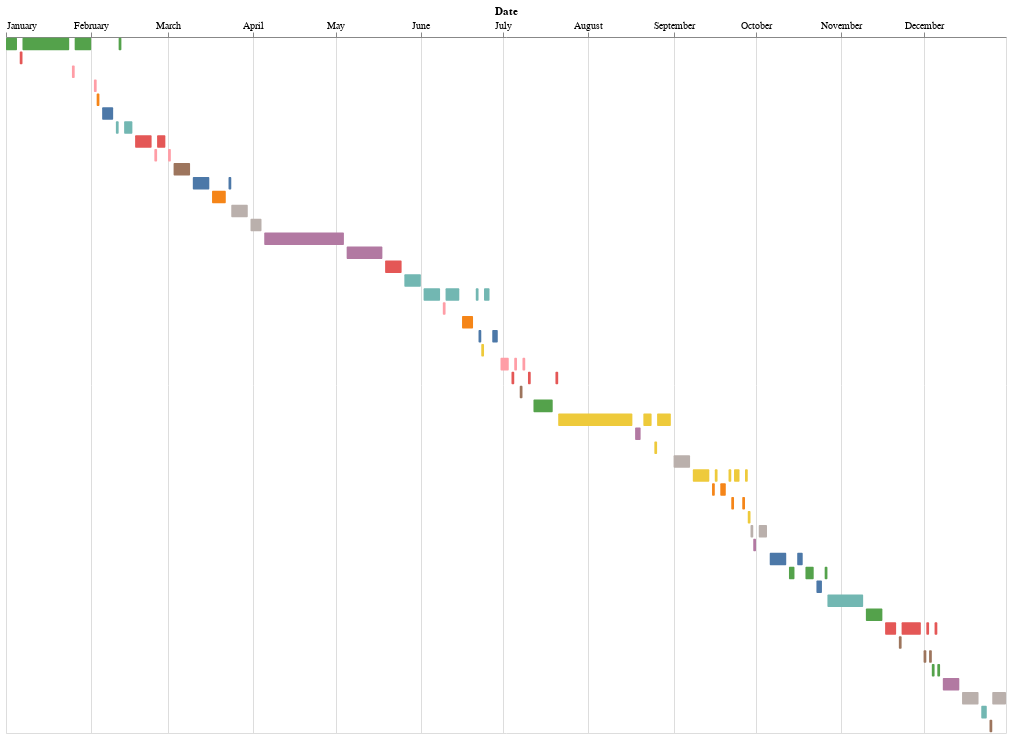

Source (notebook cell):
### Markdown cell above
# Create Gantt Chart

### Code cell
# Create the Gantt chart with merged bars
chart = alt.Chart(grouped_df).mark_bar(cornerRadius=1).encode(
    x=alt.X('yearmonthdate(start_date):T', title='Date', axis=alt.Axis(orient='top', format='%B')),  # Show months only --> datetime format "%B"
    x2='yearmonthdate(end_date):T',
    y=alt.Y('Top Release:N', sort=sorted_movies, axis=None),  # Sort based on the first occurrence
    color=alt.Color('Top Release:N', legend=None)  # FOR Removing the legend
).properties(
    # title='Box Office Winners: Daily Top Release in 2023',
    width=1000,
    height=696
)

chart

### Figure 1 — Vega-Lite specification as saved in the notebook (floating-point values rounded to 4 significant figures)
{"config": {"view": {"continuousWidth": 300, "continuousHeight": 300}}, "data": {"name": "data-f02d49e51fb19684787cd36899c691cd"}, "mark": {"type": "bar", "cornerRadius": 1}, "encoding": {"color": {"field": "Top Release", "legend": null, "type": "nominal"}, "x": {"axis": {"format": "%B", "orient": "top"}, "field": "start_date", "timeUnit": "yearmonthdate", "title": "Date", "type": "temporal"}, "x2": {"field": "end_date", "timeUnit": "yearmonthdate"}, "y": {"axis": null, "field": "Top Release", "sort": ["Avatar: The Way of Water", "M3GAN", "Pathaan", "The Chosen Season 3 Finale", "Knock at the Cabin", "80 for Brady", "Magic Mike's Last Dance", "Ant-Man and the Wasp: Quantumania", "Cocaine Bear", "Creed III", "Scream VI", "Shazam! Fury of the Gods", "John Wick: Chapter 4", "Dungeons & Dragons: Honor Among Thieves", "The Super Mario Bros. Movie", "Guardians of the Galaxy Vol. 3", "Fast X", "The Little Mermaid", "Spider-Man: Across the Spider-Verse", "Transformers: Rise of the Beasts", "The Flash", "Elemental", "No Hard Feelings", "Indiana Jones and the Dial of Destiny", "Sound of Freedom", "Insidious: The Red Door", "Mission: Impossible - Dead Reckoning Part One", "Barbie", "Blue Beetle", "Gran Turismo", "The Equalizer 3", "The Nun II", "A Haunting in Venice", "Expend4bles", "The Blind", "Saw X", "PAW Patrol: The Mighty Movie", "The Exorcist: Believer", "Taylor Swift: The Eras Tour", "Killers of the Flower Moon", "Five Nights at Freddy's", "The Marvels", "The Hunger Games: The Ballad of Songbirds & Snakes", "Wish", "Renaissance: A Film by Beyoncé", "Godzilla Minus One", "The Boy and the Heron", "Wonka", "Aquaman and the Lost Kingdom", "The Color Purple"], "type": "nominal"}}, "height": 696, "width": 1000, "$schema": "https://vega.github.io/schema/vega-lite/v5.20.1.json", "datasets": {"data-f02d49e51fb19684787cd36899c691cd": [{"group": 1, "Top Release": "Wonka", "start_date": "2023-12-26T00:00:00", "end_date": "2023-12-31T00:00:00"}, {"group": 2, "Top Release": "The Color Purple", "start_date": "2023-12-25T00:00:00", "end_date": "2023-12-26T00:00:00"}, {"group": 3, "Top Release": "Aquaman and the Lost Kingdom", "start_date": "2023-12-22T00:00:00", "end_date": "2023-12-24T00:00:00"}, {"group": 4, "Top Release": "Wonka", "start_date": "2023-12-15T00:00:00", "end_date": "2023-12-21T00:00:00"}, {"group": 5, "Top Release": "The Boy and the Heron", "start_date": "2023-12-08T00:00:00", "end_date": "2023-12-14T00:00:00"}, {"group": 6, "Top Release": "Godzilla Minus One", "start_date": "2023-12-06T00:00:00", "end_date": "2023-12-07T00:00:00"}, {"group": 7, "Top Release": "The Hunger Games: The Ballad of Songbirds & Snakes", "start_date": "2023-12-05T00:00:00", "end_date": "2023-12-06T00:00:00"}, {"group": 8, "Top Release": "Godzilla Minus One", "start_date": "2023-12-04T00:00:00", "end_date": "2023-12-05T00:00:00"}, {"group": 9, "Top Release": "Renaissance: A Film by Beyoncé", "start_date": "2023-12-03T00:00:00", "end_date": "2023-12-04T00:00:00"}, {"group": 10, "Top Release": "The Hunger Games: The Ballad of Songbirds & Snakes", "start_date": "2023-12-02T00:00:00", "end_date": "2023-12-03T00:00:00"}, {"group": 11, "Top Release": "Renaissance: A Film by Beyoncé", "start_date": "2023-12-01T00:00:00", "end_date": "2023-12-02T00:00:00"}, {"group": 12, "Top Release": "The Hunger Games: The Ballad of Songbirds & Snakes", "start_date": "2023-11-23T00:00:00", "end_date": "2023-11-30T00:00:00"}, {"group": 13, "Top Release": "Wish", "start_date": "2023-11-22T00:00:00", "end_date": "2023-11-23T00:00:00"}, {"group": 14, "Top Release": "The Hunger Games: The Ballad of Songbirds & Snakes", "start_date": "2023-11-17T00:00:00", "end_date": "2023-11-21T00:00:00"}, {"group": 15, "Top Release": "The Marvels", "start_date": "2023-11-10T00:00:00", "end_date": "2023-11-16T00:00:00"}, {"group": 16, "Top Release": "Five Nights at Freddy's", "start_date": "2023-10-27T00:00:00", "end_date": "2023-11-09T00:00:00"}, {"group": 17, "Top Release": "Taylor Swift: The Eras Tour", "start_date": "2023-10-26T00:00:00", "end_date": "2023-10-27T00:00:00"}, {"group": 18, "Top Release": "Killers of the Flower Moon", "start_date": "2023-10-23T00:00:00", "end_date": "2023-10-25T00:00:00"}, {"group": 19, "Top Release": "Taylor Swift: The Eras Tour", "start_date": "2023-10-19T00:00:00", "end_date": "2023-10-22T00:00:00"}, {"group": 20, "Top Release": "The Exorcist: Believer", "start_date": "2023-10-16T00:00:00", "end_date": "2023-10-18T00:00:00"}, {"group": 21, "Top Release": "Taylor Swift: The Eras Tour", "start_date": "2023-10-13T00:00:00", "end_date": "2023-10-15T00:00:00"}, {"group": 22, "Top Release": "The Exorcist: Believer", "start_date": "2023-10-06T00:00:00", "end_date": "2023-10-12T00:00:00"}, {"group": 23, "Top Release": "Saw X", "start_date": "2023-10-02T00:00:00", "end_date": "2023-10-05T00:00:00"}, {"group": 24, "Top Release": "PAW Patrol: The Mighty Movie", "start_date": "2023-09-30T00:00:00", "end_date": "2023-10-01T00:00:00"}, {"group": 25, "Top Release": "Saw X", "start_date": "2023-09-29T00:00:00", "end_date": "2023-09-30T00:00:00"}, {"group": 26, "Top Release": "The Blind", "start_date": "2023-09-28T00:00:00", "end_date": "2023-09-29T00:00:00"}, {"group": 27, "Top Release": "The Nun II", "start_date": "2023-09-27T00:00:00", "end_date": "2023-09-28T00:00:00"}, {"group": 28, "Top Release": "Expend4bles", "start_date": "2023-09-26T00:00:00", "end_date": "2023-09-27T00:00:00"}, {"group": 29, "Top Release": "The Nun II", "start_date": "2023-09-23T00:00:00", "end_date": "2023-09-25T00:00:00"}, {"group": 30, "Top Release": "Expend4bles", "start_date": "2023-09-22T00:00:00", "end_date": "2023-09-23T00:00:00"}, {"group": 31, "Top Release": "The Nun II", "start_date": "2023-09-21T00:00:00", "end_date": "2023-09-22T00:00:00"}, {"group": 32, "Top Release": "A Haunting in Venice", "start_date": "2023-09-18T00:00:00", "end_date": "2023-09-20T00:00:00"}, {"group": 33, "Top Release": "The Nun II", "start_date": "2023-09-16T00:00:00", "end_date": "2023-09-17T00:00:00"}, {"group": 34, "Top Release": "A Haunting in Venice", "start_date": "2023-09-15T00:00:00", "end_date": "2023-09-16T00:00:00"}, {"group": 35, "Top Release": "The Nun II", "start_date": "2023-09-08T00:00:00", "end_date": "2023-09-14T00:00:00"}, {"group": 36, "Top Release": "The Equalizer 3", "start_date": "2023-09-01T00:00:00", "end_date": "2023-09-07T00:00:00"}, {"group": 37, "Top Release": "Barbie", "start_date": "2023-08-26T00:00:00", "end_date": "2023-08-31T00:00:00"}, {"group": 38, "Top Release": "Gran Turismo", "start_date": "2023-08-25T00:00:00", "end_date": "2023-08-26T00:00:00"}, {"group": 39, "Top Release": "Barbie", "start_date": "2023-08-21T00:00:00", "end_date": "2023-08-24T00:00:00"}, {"group": 40, "Top Release": "Blue Beetle", "start_date": "2023-08-18T00:00:00", "end_date": "2023-08-20T00:00:00"}, {"group": 41, "Top Release": "Barbie", "start_date": "2023-07-21T00:00:00", "end_date": "2023-08-17T00:00:00"}, {"group": 42, "Top Release": "Sound of Freedom", "start_date": "2023-07-20T00:00:00", "end_date": "2023-07-21T00:00:00"}, {"group": 43, "Top Release": "Mission: Impossible - Dead Reckoning Part One", "start_date": "2023-07-12T00:00:00", "end_date": "2023-07-19T00:00:00"}, {"group": 44, "Top Release": "Sound of Freedom", "start_date": "2023-07-10T00:00:00", "end_date": "2023-07-11T00:00:00"}, {"group": 45, "Top Release": "Indiana Jones and the Dial of Destiny", "start_date": "2023-07-08T00:00:00", "end_date": "2023-07-09T00:00:00"}, {"group": 46, "Top Release": "Insidious: The Red Door", "start_date": "2023-07-07T00:00:00", "end_date": "2023-07-08T00:00:00"}, {"group": 47, "Top Release": "Indiana Jones and the Dial of Destiny", "start_date": "2023-07-05T00:00:00", "end_date": "2023-07-06T00:00:00"}, {"group": 48, "Top Release": "Sound of Freedom", "start_date": "2023-07-04T00:00:00", "end_date": "2023-07-05T00:00:00"}, {"group": 49, "Top Release": "Indiana Jones and the Dial of Destiny", "start_date": "2023-06-30T00:00:00", "end_date": "2023-07-03T00:00:00"}, {"group": 50, "Top Release": "Elemental", "start_date": "2023-06-27T00:00:00", "end_date": "2023-06-29T00:00:00"}, {"group": 51, "Top Release": "Spider-Man: Across the Spider-Verse", "start_date": "2023-06-24T00:00:00", "end_date": "2023-06-26T00:00:00"}, {"group": 52, "Top Release": "No Hard Feelings", "start_date": "2023-06-23T00:00:00", "end_date": "2023-06-24T00:00:00"}, {"group": 53, "Top Release": "Elemental", "start_date": "2023-06-22T00:00:00", "end_date": "2023-06-23T00:00:00"}, {"group": 54, "Top Release": "Spider-Man: Across the Spider-Verse", "start_date": "2023-06-21T00:00:00", "end_date": "2023-06-22T00:00:00"}, {"group": 55, "Top Release": "The Flash", "start_date": "2023-06-16T00:00:00", "end_date": "2023-06-20T00:00:00"}, {"group": 56, "Top Release": "Spider-Man: Across the Spider-Verse", "start_date": "2023-06-10T00:00:00", "end_date": "2023-06-15T00:00:00"}, {"group": 57, "Top Release": "Transformers: Rise of the Beasts", "start_date": "2023-06-09T00:00:00", "end_date": "2023-06-10T00:00:00"}, {"group": 58, "Top Release": "Spider-Man: Across the Spider-Verse", "start_date": "2023-06-02T00:00:00", "end_date": "2023-06-08T00:00:00"}, {"group": 59, "Top Release": "The Little Mermaid", "start_date": "2023-05-26T00:00:00", "end_date": "2023-06-01T00:00:00"}, {"group": 60, "Top Release": "Fast X", "start_date": "2023-05-19T00:00:00", "end_date": "2023-05-25T00:00:00"}, {"group": 61, "Top Release": "Guardians of the Galaxy Vol. 3", "start_date": "2023-05-05T00:00:00", "end_date": "2023-05-18T00:00:00"}, {"group": 62, "Top Release": "The Super Mario Bros. Movie", "start_date": "2023-04-05T00:00:00", "end_date": "2023-05-04T00:00:00"}, {"group": 63, "Top Release": "Dungeons & Dragons: Honor Among Thieves", "start_date": "2023-03-31T00:00:00", "end_date": "2023-04-04T00:00:00"}, {"group": 64, "Top Release": "John Wick: Chapter 4", "start_date": "2023-03-24T00:00:00", "end_date": "2023-03-30T00:00:00"}, {"group": 65, "Top Release": "Scream VI", "start_date": "2023-03-23T00:00:00", "end_date": "2023-03-24T00:00:00"}, {"group": 66, "Top Release": "Shazam! Fury of the Gods", "start_date": "2023-03-17T00:00:00", "end_date": "2023-03-22T00:00:00"}, {"group": 67, "Top Release": "Scream VI", "start_date": "2023-03-10T00:00:00", "end_date": "2023-03-16T00:00:00"}, {"group": 68, "Top Release": "Creed III", "start_date": "2023-03-03T00:00:00", "end_date": "2023-03-09T00:00:00"}, {"group": 69, "Top Release": "Cocaine Bear", "start_date": "2023-03-01T00:00:00", "end_date": "2023-03-02T00:00:00"}, {"group": 70, "Top Release": "Ant-Man and the Wasp: Quantumania", "start_date": "2023-02-25T00:00:00", "end_date": "2023-02-28T00:00:00"}, {"group": 71, "Top Release": "Cocaine Bear", "start_date": "2023-02-24T00:00:00", "end_date": "2023-02-25T00:00:00"}, {"group": 72, "Top Release": "Ant-Man and the Wasp: Quantumania", "start_date": "2023-02-17T00:00:00", "end_date": "2023-02-23T00:00:00"}, {"group": 73, "Top Release": "Magic Mike's Last Dance", "start_date": "2023-02-13T00:00:00", "end_date": "2023-02-16T00:00:00"}, {"group": 74, "Top Release": "Avatar: The Way of Water", "start_date": "2023-02-11T00:00:00", "end_date": "2023-02-12T00:00:00"}, {"group": 75, "Top Release": "Magic Mike's Last Dance", "start_date": "2023-02-10T00:00:00", "end_date": "2023-02-11T00:00:00"}, {"group": 76, "Top Release": "80 for Brady", "start_date": "2023-02-05T00:00:00", "end_date": "2023-02-09T00:00:00"}, {"group": 77, "Top Release": "Knock at the Cabin", "start_date": "2023-02-03T00:00:00", "end_date": "2023-02-04T00:00:00"}, {"group": 78, "Top Release": "The Chosen Season 3 Finale", "start_date": "2023-02-02T00:00:00", "end_date": "2023-02-03T00:00:00"}, {"group": 79, "Top Release": "Avatar: The Way of Water", "start_date": "2023-01-26T00:00:00", "end_date": "2023-02-01T00:00:00"}, {"group": 80, "Top Release": "Pathaan", "start_date": "2023-01-25T00:00:00", "end_date": "2023-01-26T00:00:00"}, {"group": 81, "Top Release": "Avatar: The Way of Water", "start_date": "2023-01-07T00:00:00", "end_date": "2023-01-24T00:00:00"}, {"group": 82, "Top Release": "M3GAN", "start_date": "2023-01-06T00:00:00", "end_date": "2023-01-07T00:00:00"}, {"group": 83, "Top Release": "Avatar: The Way of Water", "start_date": "2023-01-01T00:00:00", "end_date": "2023-01-05T00:00:00"}]}}
